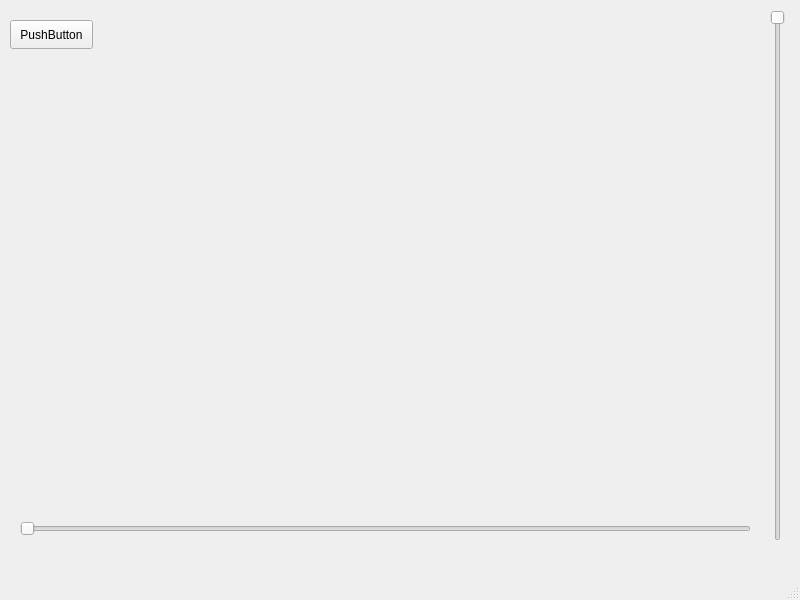
<?xml version="1.0" encoding="UTF-8"?>
<ui version="4.0">
 <class>MainWindow</class>
 <widget class="QMainWindow" name="MainWindow">
  <property name="geometry">
   <rect>
    <x>0</x>
    <y>0</y>
    <width>800</width>
    <height>600</height>
   </rect>
  </property>
  <property name="windowTitle">
   <string>MainWindow</string>
  </property>
  <widget class="QWidget" name="centralwidget">
   <widget class="QSlider" name="verticalSlider">
    <property name="geometry">
     <rect>
      <x>767</x>
      <y>10</y>
      <width>21</width>
      <height>531</height>
     </rect>
    </property>
    <property name="sizePolicy">
     <sizepolicy hsizetype="Fixed" vsizetype="Expanding">
      <horstretch>0</horstretch>
      <verstretch>0</verstretch>
     </sizepolicy>
    </property>
    <property name="orientation">
     <enum>Qt::Vertical</enum>
    </property>
    <property name="invertedAppearance">
     <bool>true</bool>
    </property>
   </widget>
   <widget class="QSlider" name="horizontalSlider">
    <property name="geometry">
     <rect>
      <x>20</x>
      <y>520</y>
      <width>731</width>
      <height>18</height>
     </rect>
    </property>
    <property name="orientation">
     <enum>Qt::Horizontal</enum>
    </property>
   </widget>
   <widget class="QPushButton" name="pushButton">
    <property name="geometry">
     <rect>
      <x>10</x>
      <y>20</y>
      <width>83</width>
      <height>29</height>
     </rect>
    </property>
    <property name="text">
     <string>PushButton</string>
    </property>
   </widget>
  </widget>
  <widget class="QMenuBar" name="menubar">
   <property name="geometry">
    <rect>
     <x>0</x>
     <y>0</y>
     <width>800</width>
     <height>25</height>
    </rect>
   </property>
  </widget>
  <widget class="QStatusBar" name="statusbar"/>
 </widget>
 <resources/>
 <connections/>
</ui>
